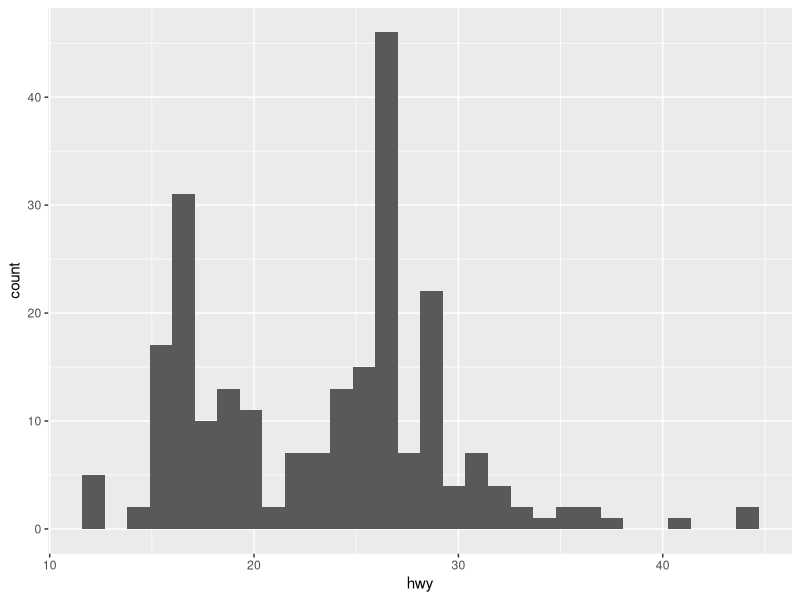

The R script that drew this image:
library(ggplot2)

#Accessing the "mpg" dataset

data <- ggplot2::mpg

head(data)

ggplot(data)+
  
  aes(x = hwy)+
  
  geom_histogram()



